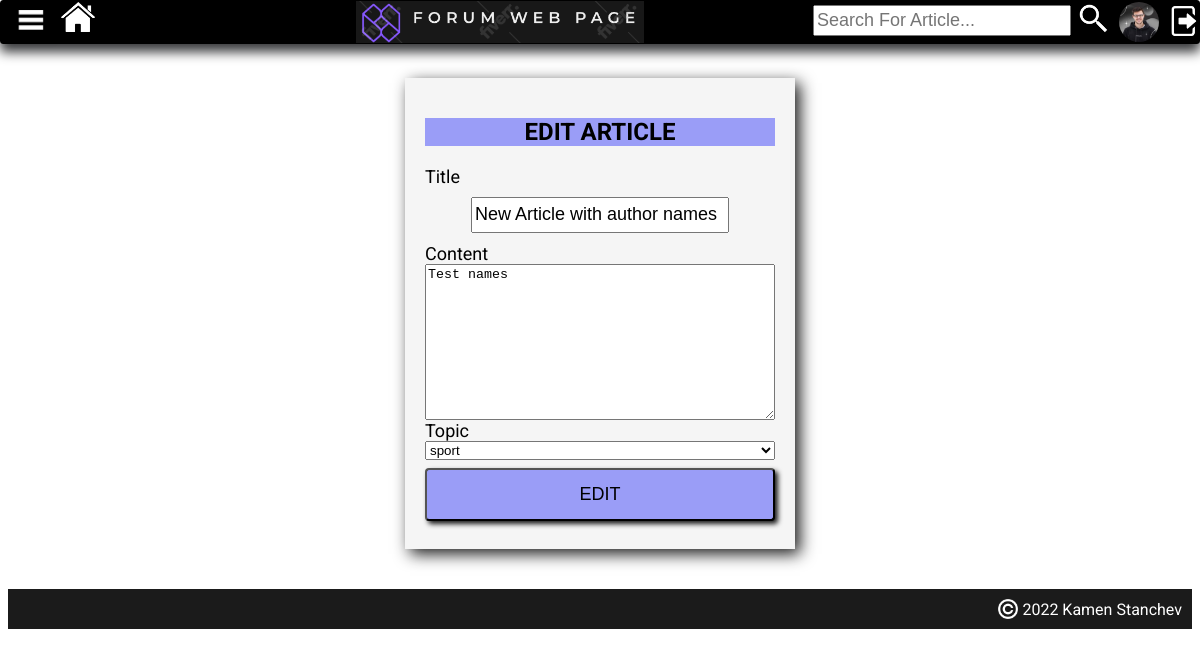
The page /edit-article/14 (signed in) on the database as committed earlier.
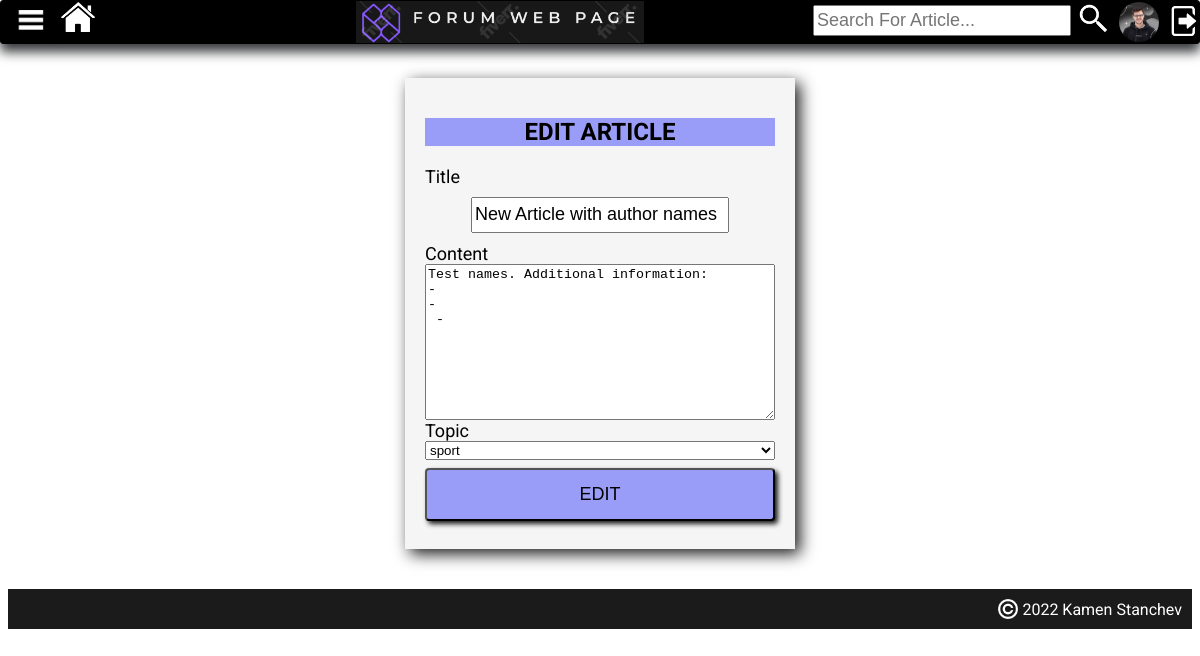
The same page on the database as committed later.
### forum_project/main_app/models.py (models this page shows, shortened)
class PostArticle(models.Model):
    title = models.CharField(max_length=30, unique=True)
    content = models.TextField()
    date_created = models.DateTimeField(auto_now_add=True)
    topic = models.CharField(max_length=30, choices=topics_choices(), default='NO TOPIC')
    user = models.ForeignKey(User, on_delete=models.CASCADE)
    users_which_liked_article = models.ManyToManyField(
        User,
        related_name='user_lied_article',
        blank=True,
    )

### forum_project/main_app/views.py (the view, shortened to what this page needs)
# urls.py: path('edit-article/<int:pk>', views.EditArticle.as_view(), name='edit-article'),
class EditArticle(LoginRequiredMixin, UpdateView):
    model = PostArticle
    template_name = 'form.html'
    fields = ['title', 'content', 'topic', ]
    def get_object(self, *args, **kwargs):
        obj = super(EditArticle, self).get_object(*args, **kwargs)
        if not obj.user == self.request.user:
            raise PermissionDenied(" WARNING: You do not have permission to EDIT Article of Other Users, Be Careful!!!")
        return obj
    def get_context_data(self, *args, **kwargs):
        context = super(EditArticle, self).get_context_data(*args, **kwargs)
        context['title'] = 'EDIT ARTICLE'
        context['button_title'] = 'EDIT'
        return context

### forum_project/main_app/templates/form.html (shortened to what this page needs)
{% extends 'base.html' %}
{% load static %}
{% block page_content %}
     <form class="user-form"  method="post" enctype="multipart/form-data">
         <h2 class="title-registration-box">{{ title }}</h2>
         {% for field in form %}
             <span class="label">
                {{ field.label }}
             </span>
             {{ field }}
         {% endfor %}
         <button class="registrate-button" type="submit" >{{ button_title }}</button>
{% endblock %}

Rows that differ between the two databases and show on the page:
changed PostArticle "New Article with author names": content "Test names" → "Test names. Additional information: - - -"
